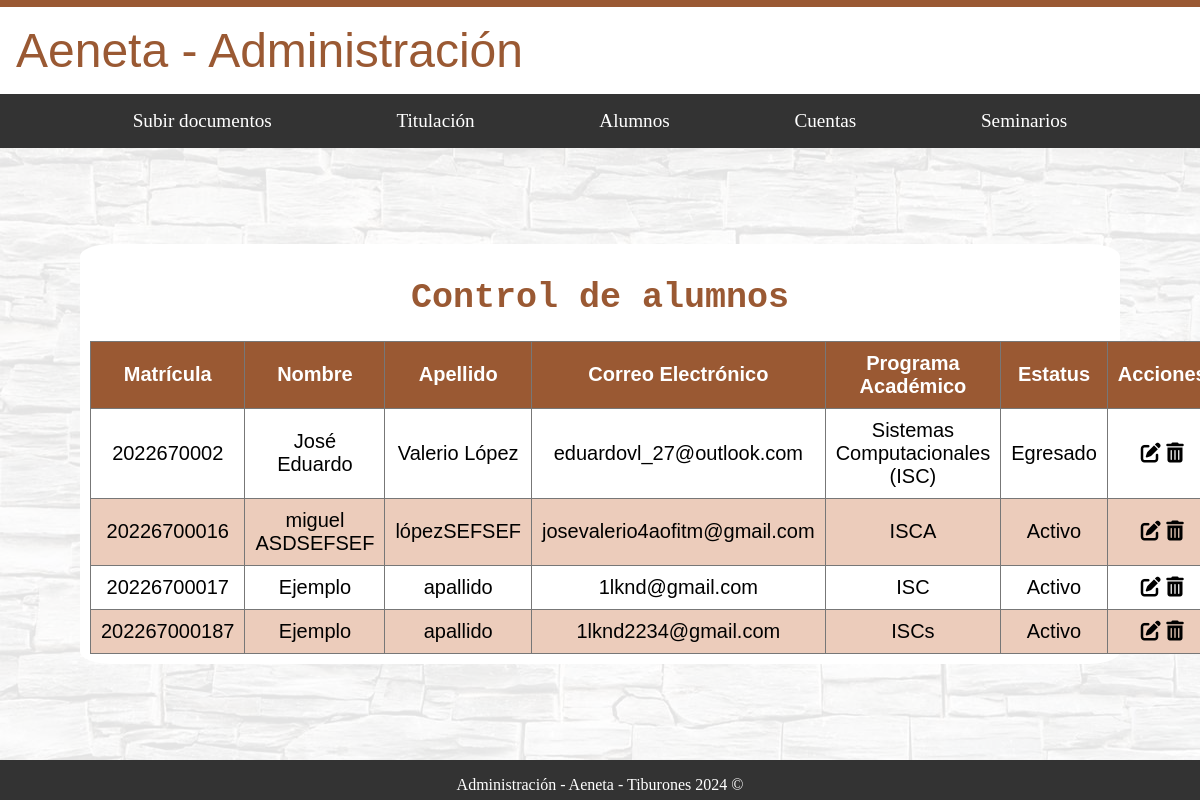
The page /administracion/alumnos/ on the database as committed earlier.
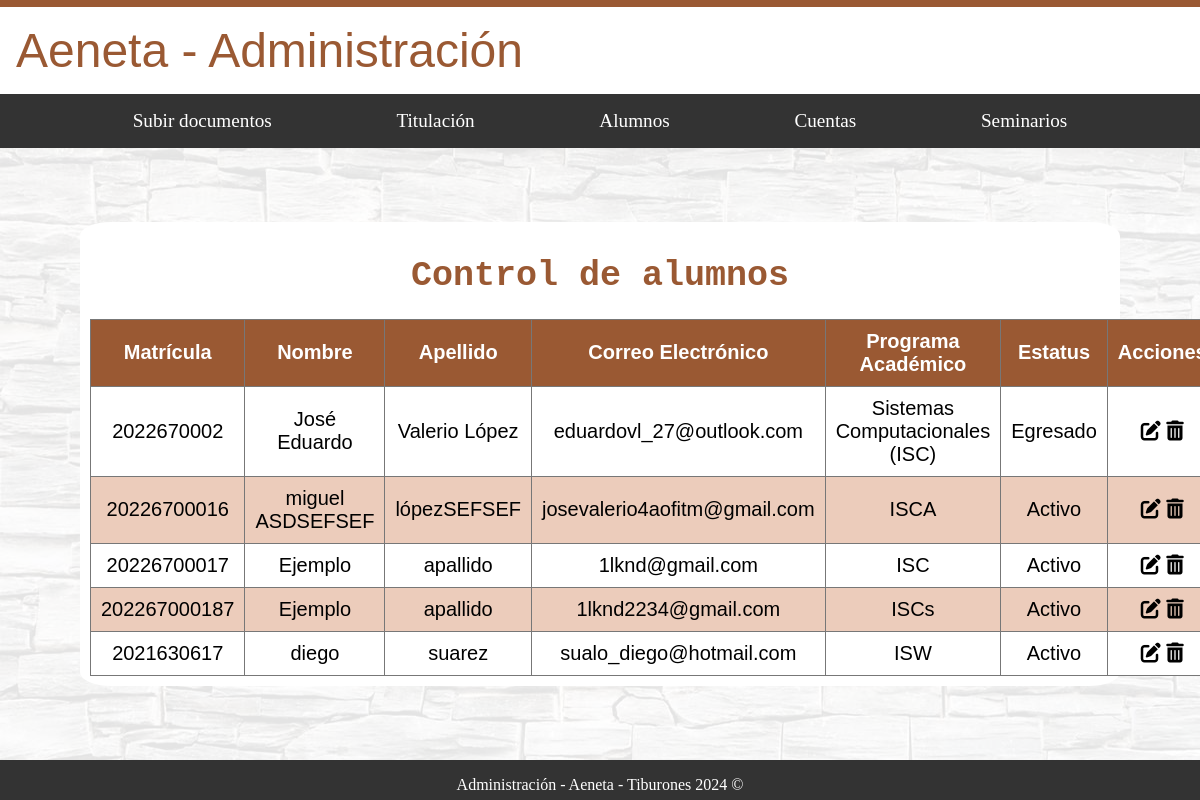
The same page on the database as committed later.
### usuarios/models.py (models this page shows)
class CustomUser(AbstractUser):
    nombre = models.CharField(max_length=100)
    apellido = models.CharField(max_length=100)
    correo_electronico = models.EmailField(unique=True)
    is_administrador = models.BooleanField(default=False)
    is_alumno = models.BooleanField(default=False)
    is_docente = models.BooleanField(default=False)
    matricula = models.CharField(max_length=20, blank=True, null=True)
    programa_academico = models.CharField(max_length=100, blank=True, null=True)
    estatus = models.CharField(max_length=20, choices=[('activo', 'Activo'), ('egresado', 'Egresado')], blank=True, null=True)
    especialidad = models.CharField(max_length=100, blank=True, null=True)
    departamento_docente = models.CharField(max_length=100, blank=True, null=True)
    cargo = models.CharField(max_length=100, blank=True, null=True)
    departamento_admin = models.CharField(max_length=100, blank=True, null=True)

### administracion/views.py (the view)
# urls.py: path('alumnos/', alumnos_view, name='alumnos'),
def alumnos_view(request):
    alumnos = CustomUser.objects.filter(is_alumno=True)
    return render(request, 'Administracion/alumnos.html', {'alumnos': alumnos})

### administracion/templates/administracion/alumnos.html (shortened to what this page needs)
{% extends "base_generic_Administracion.html" %}
{% load static%}
{% block content %}
<div id="fondo">
    <div class="contenedor_principal_a letra_texto">
        <h1 class="letra_titulos">Control de alumnos</h1>
        <table>
            <thead>
                <tr>
                    <th>Matrícula</th>
                    <th>Nombre</th>
                    <th>Apellido</th>
                    <th>Correo Electrónico</th>
                    <th>Programa Académico</th>
                    <th>Estatus</th>
                    <th>Acciones</th>
                </tr>
            </thead>
            <tbody>
                {% for alumno in alumnos %}
                <tr>
                    <td>{{ alumno.matricula }}</td>
                    <td>{{ alumno.nombre }}</td>
                    <td>{{ alumno.apellido }}</td>
                    <td>{{ alumno.correo_electronico }}</td>
                    <td>{{ alumno.programa_academico }}</td>
                    <td>{{ alumno.get_estatus_display }}</td>
                    <td>
                        <i class="fas fa-edit" onclick="editAlumno('{{ alumno.id }}')"></i>
                        <i class="fas fa-trash-alt" onclick="deleteAlumno('{{ alumno.id }}')"></i>
                    </td>
                </tr>
                {% endfor %}
            </tbody>
        </table>
    </div>
</div>
{% endblock %}

Rows that differ between the two databases and show on the page:
added CustomUser: matricula "2021630617", nombre "diego", apellido "suarez", correo_electronico "sualo_diego@hotmail.com", programa_academico "ISW", estatus "Activo"
